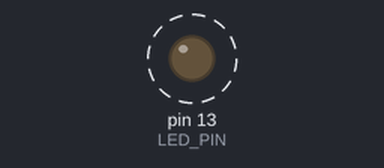
A sketch run on a simulated Arduino Uno, built with avr-gcc and run on an emulated ATmega328P. On the bench: output pins drawn as LEDs (lit = HIGH). Dashed ring = blinking.

Above: at 0.12 s.
Timing chart, 0 to 3.0 s (numbered marks = the images above):
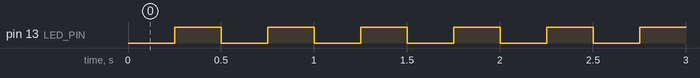

The sketch:

exemplo02.ino
```cpp
#define LED_PIN 13
#define BLINK_INTERVAL 250

int ledState = LOW;

unsigned long previousMillis = 0;

void setup() {
  // put your setup code here, to run once:
  Serial.begin(115200);
  pinMode(LED_PIN,OUTPUT);
}

void loop() {
  // put your main code here, to run repeatedly:
  unsigned long currentMillis = millis();
  if(currentMillis - previousMillis >= BLINK_INTERVAL){
    digitalWrite(LED_PIN,!digitalRead(LED_PIN));
    previousMillis = currentMillis;
  }
}
```

Measured:
- by itself, pin 13 (LED_PIN): alternates HIGH for 0.25 s and LOW for 0.25 s
